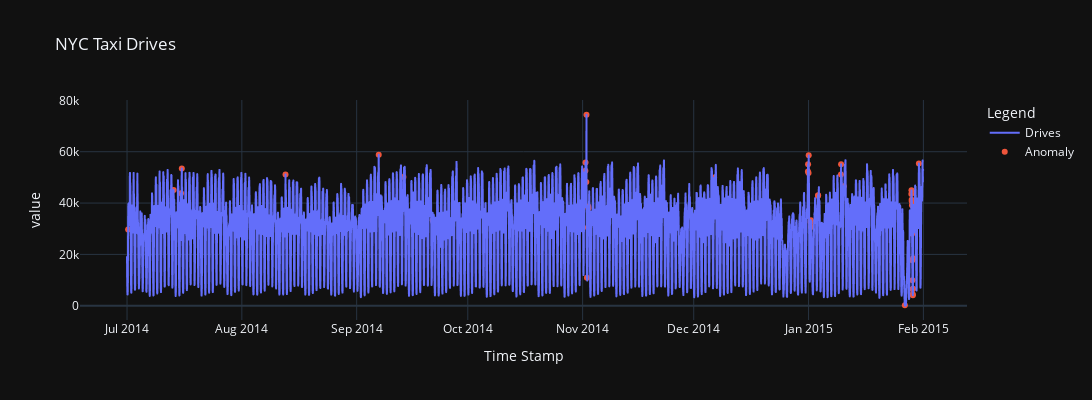

Notebook source saved alongside this figure:
### Code cell
# Plot Anomalies 
hF = px.line(data_frame = dfData, x = dfData.index, y = ['Drives'], title = 'NYC Taxi Drives', template = 'plotly_dark')
hF.update_layout(autosize = False, width = 1200, height = 400, legend_title_text = 'Legend')

hF.add_scatter(x = dfData[dfData['Anomaly'] == 1].index, y = dfData.loc[dfData['Anomaly'] == 1, 'Drives'], name = 'Anomaly', mode = 'markers')

hF.show()

### Figure 1 — Plotly figure (JSON) as saved in the notebook; plotly's stock layout.template omitted (floating-point values rounded to 4 significant figures; data arrays with more than 128 entries replaced by an {"elided": "..."} marker saying what was removed)
{"data": [{"hovertemplate": "variable=Drives<br>Time Stamp=%{x}<br>value=%{y}<extra></extra>", "legendgroup": "Drives", "line": {"color": "#636efa", "dash": "solid"}, "marker": {"symbol": "circle"}, "mode": "lines", "name": "Drives", "showlegend": true, "type": "scattergl", "x": {"elided": "5160 str values"}, "xaxis": "x", "y": {"elided": "5160 int values"}, "yaxis": "y"}, {"mode": "markers", "name": "Anomaly", "type": "scatter", "x": ["2014-07-01T07:00:00", "2014-07-13T14:00:00", "2014-07-15T14:00:00", "2014-07-15T19:00:00", "2014-08-12T19:00:00", "2014-09-06T23:00:00", "2014-09-13T15:00:00", "2014-09-21T13:00:00", "2014-11-01T18:00:00", "2014-11-01T19:00:00", "2014-11-02T00:00:00", "2014-11-02T01:00:00", "2014-11-02T04:00:00", "2014-11-02T10:00:00", "2014-11-02T13:00:00", "2014-11-02T14:00:00", "2014-12-06T12:00:00", "2014-12-31T20:00:00", "2014-12-31T21:00:00", "2015-01-01T00:00:00", "2015-01-01T01:00:00", "2015-01-01T14:00:00", "2015-01-01T15:00:00", "2015-01-01T16:00:00", "2015-01-03T13:00:00", "2015-01-03T14:00:00", "2015-01-09T18:00:00", "2015-01-09T19:00:00", "2015-01-10T12:00:00", "2015-01-27T00:00:00", "2015-01-28T18:00:00", "2015-01-28T19:00:00", "2015-01-28T20:00:00", "2015-01-28T21:00:00", "2015-01-28T22:00:00", "2015-01-28T23:00:00", "2015-01-29T00:00:00", "2015-01-29T01:00:00", "2015-01-29T02:00:00", "2015-01-29T03:00:00", "2015-01-29T04:00:00", "2015-01-29T05:00:00", "2015-01-29T06:00:00", "2015-01-29T07:00:00", "2015-01-29T08:00:00", "2015-01-29T09:00:00", "2015-01-29T10:00:00", "2015-01-29T11:00:00", "2015-01-29T12:00:00", "2015-01-30T19:00:00"], "y": [29722, 45087, 43782, 53446, 51119, 58837, 50201, 33311, 52624, 55824, 48219, 74409, 10907, 30524, 38647, 38004, 49924, 52303, 55119, 51700, 58584, 32551, 33317, 30699, 42852, 43063, 51131, 55119, 46580, 189, 43532, 44955, 41275, 40737, 39114, 28016, 17702, 9961, 6426, 4500, 4098, 6645, 18471, 33717, 39295, 35836, 32146, 30893, 32724, 55396]}], "layout": {"autosize": false, "height": 400, "legend": {"title": {"text": "Legend"}, "tracegroupgap": 0}, "title": {"text": "NYC Taxi Drives"}, "width": 1200, "xaxis": {"anchor": "y", "domain": [0, 1], "title": {"text": "Time Stamp"}}, "yaxis": {"anchor": "x", "domain": [0, 1], "title": {"text": "value"}}}}
